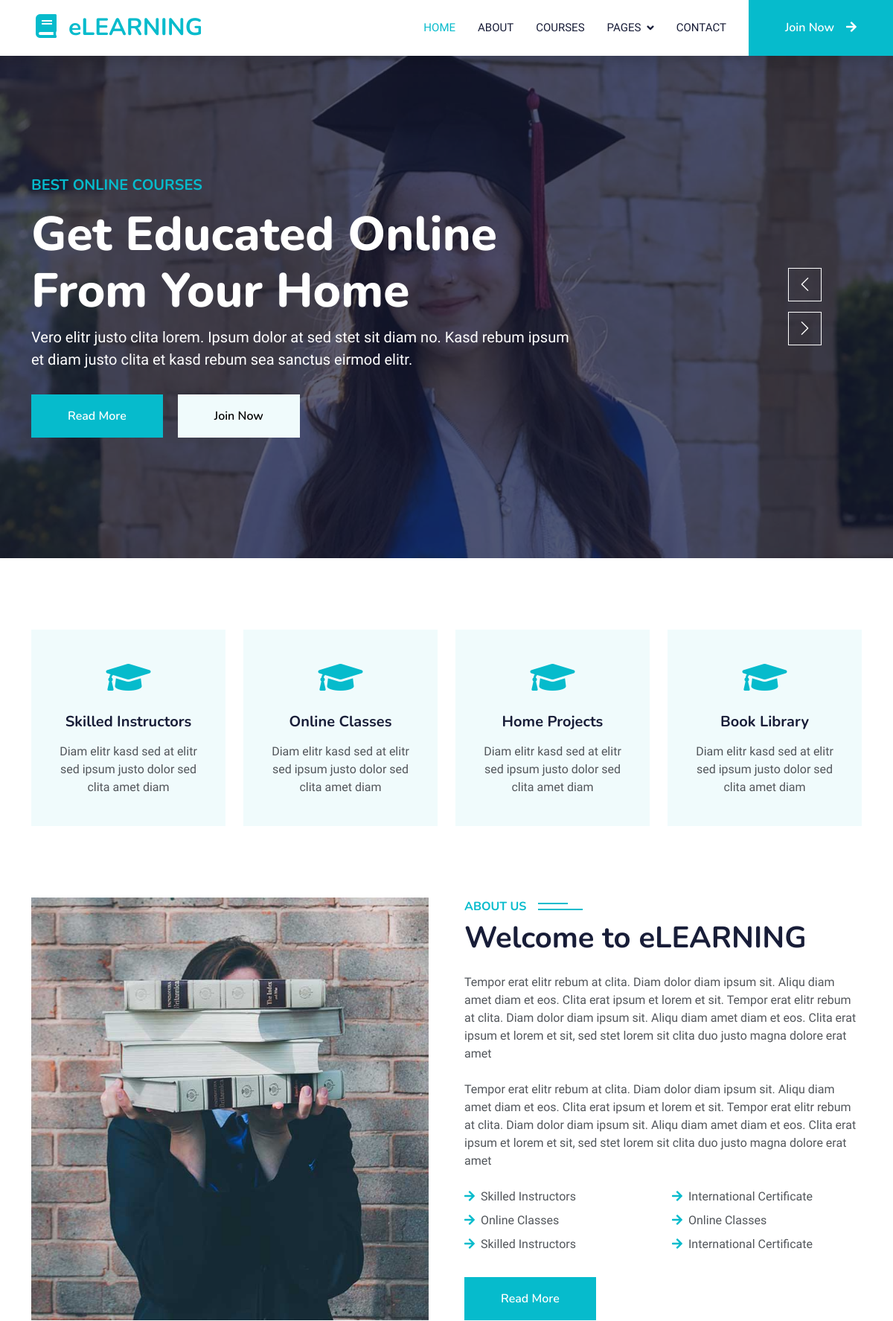
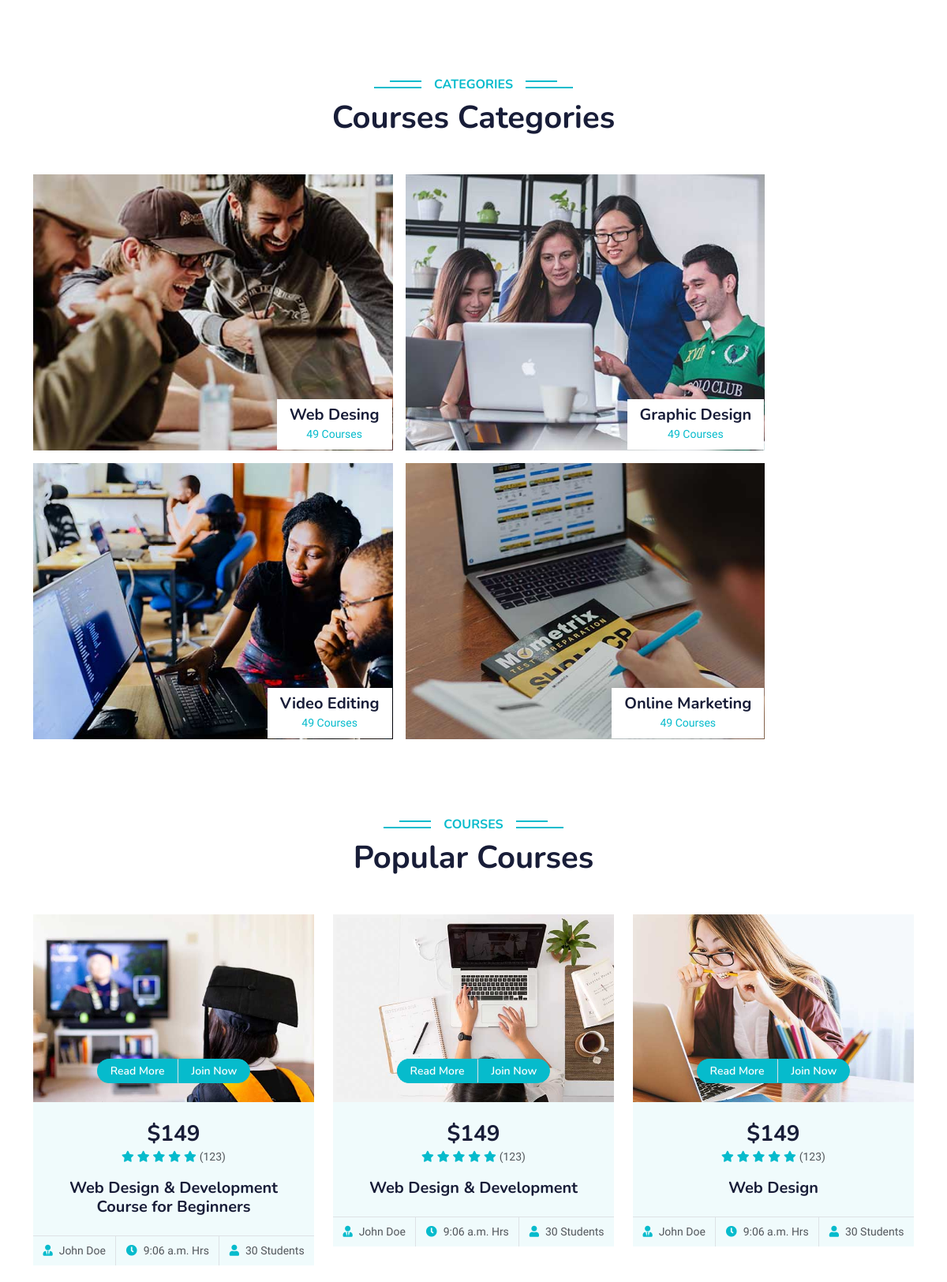
The page / (upper part) on the database its author committed (2 pictures, top to bottom).
### learningapp/models.py (models this page shows, shortened)
class Index_carousel(models.Model):
    name = models.CharField(max_length=200)
    bio = models.TextField()
    img = models.ImageField(upload_to='index_carousel/')
    slug = models.SlugField(max_length=200)
    def get_absolute_url(self):
        return reverse("detail1", args=[self.slug])

class Skils(models.Model):
    name = models.CharField(max_length=200)
    bio = models.TextField()

class About(models.Model):
    name1 = models.CharField(max_length=300)
    bio = models.TextField()
    skils1= models.CharField(max_length=300)
    skils2 = models.CharField(max_length=300)
    skils3 = models.CharField(max_length=300)
    skils4 = models.CharField(max_length=300)
    skils5 = models.CharField(max_length=300)
    skils6 = models.CharField(max_length=300)
    img = models.ImageField(upload_to='about/')
    slug = models.SlugField()
    def get_absolute_url(self):
        return reverse("detail3", args=[self.slug])

class Courses(models.Model):
    name = models.CharField(max_length=200)
    courses = models.IntegerField()
    img = models.ImageField(upload_to='courses/')
    slug = models.SlugField()
    def get_absolute_url(self):
        return reverse("detail4", args=[self.slug])

class Popular_courses(models.Model):
    name = models.CharField(max_length=300)
    person_name = models.CharField(max_length=200)
    time = models.TimeField()
    students = models.IntegerField()
    img = models.ImageField(upload_to='pupular_courses/')
    price = models.IntegerField()
    slug = models.SlugField()
    def get_absolute_url(self):
        return reverse("detail5", args=[self.slug])

### learningapp/views.py (the view)
# urls.py: path('', index, name='index'),
def index(request):
   home1 = Index_carousel.objects.all()
   home2 = Skils.objects.all()
   home3 = About.objects.all()
   home4 = Courses.objects.all()
   home5 = Popular_courses.objects.all()
   home6 = Instructors.objects.all()
   home7 = Clients.objects.all()
   context = {
      'home1' : home1,
      'home2' : home2,
      'home3' : home3,
      'home4' : home4,
      'home5' : home5,
      'home6' : home6,
      'home7' : home7
   }
   return render(request, 'index.html', context=context)

### learningapp/models.py (called while the page is built)
    def get_absolute_url(self):
        return reverse("detail6", args=[self.slug])

    def get_absolute_url(self):
        return reverse("detail7", args=[self.slug])

### templates/index.html (shortened to what this page needs)
{% load static %}
<!DOCTYPE html>
<html lang="en">
<head>
    <link href="https://cdnjs.cloudflare.com/ajax/libs/font-awesome/5.10.0/css/all.min.css" rel="stylesheet">
    <link href="https://cdn.jsdelivr.net/npm/bootstrap-icons@1.4.1/font/bootstrap-icons.css" rel="stylesheet">
    <link href="{% static 'lib/animate/animate.min.css' %}" rel="stylesheet">
    <link href="{% static 'lib/owlcarousel/assets/owl.carousel.min.css' %}" rel="stylesheet">
    <link href="{% static 'css/bootstrap.min.css' %}" rel="stylesheet">
    <link href="{% static 'css/style.css' %}" rel="stylesheet">
</head>
<body>
    <nav class="navbar navbar-expand-lg bg-white navbar-light shadow sticky-top p-0">
        <a href="{% url 'index' %}" class="navbar-brand d-flex align-items-center px-4 px-lg-5">
            <h2 class="m-0 text-primary"><i class="fa fa-book me-3"></i>eLEARNING</h2>
        </a>
        <div class="collapse navbar-collapse" id="navbarCollapse">
            <div class="navbar-nav ms-auto p-4 p-lg-0">
                <a href="{% url 'index' %}" class="nav-item nav-link active">Home</a>
                <a href="{% url 'about' %}" class="nav-item nav-link">About</a>
                <a href="{% url 'courses' %}" class="nav-item nav-link">Courses</a>
                <div class="nav-item dropdown">
                    <a href="#" class="nav-link dropdown-toggle" data-bs-toggle="dropdown">Pages</a>
                </div>
                <a href="{% url 'contact' %}" class="nav-item nav-link">Contact</a>
            </div>
            <a href="" class="btn btn-primary py-4 px-lg-5 d-none d-lg-block">Join Now<i class="fa fa-arrow-right ms-3"></i></a>
        </div>
    </nav>
    <div class="container-fluid p-0 mb-5">
        <div class="owl-carousel header-carousel position-relative">
            {% for lear1 in home1 %}
            <div class="owl-carousel-item position-relative">
                <img class="img-fluid" src="{{ lear1.img.url }}" alt="">
                <div class="position-absolute top-0 start-0 w-100 h-100 d-flex align-items-center" style="background: rgba(24, 29, 56, .7);">
                    <div class="container">
                        <div class="row justify-content-start">
                            <div class="col-sm-10 col-lg-8">
                                <h5 class="text-primary text-uppercase mb-3 animated slideInDown">Best Online Courses</h5>
                                <h1 class="display-3 text-white animated slideInDown">{{lear1.name}}</h1>
                                <p class="fs-5 text-white mb-4 pb-2">{{ lear1.bio }}</p>
                                <a href="{{lear1.get_absolute_url}}" class="btn btn-primary py-md-3 px-md-5 me-3 animated slideInLeft">Read More</a>
                                <a href="" class="btn btn-light py-md-3 px-md-5 animated slideInRight">Join Now</a>
                            </div>
                        </div>
                    </div>
                </div>
            </div>
            {% endfor %}
        </div>
    </div>
    <div class="container-xxl py-5">
        <div class="container">
            <div class="row g-4">
                {% for lear2 in home2 %}
                <div class="col-lg-3 col-sm-6 wow fadeInUp" data-wow-delay="0.1s">
                    <div class="service-item text-center pt-3">
                        <div class="p-4">
                            <i class="fa fa-3x fa-graduation-cap text-primary mb-4"></i>
                            <h5 class="mb-3">{{ lear2.name }}</h5>
                            <p>{{lear2.bio}}</p>
                        </div>
                    </div>
                </div>
                {% endfor %}
            </div>
        </div>
    </div>
    <div class="container-xxl py-5">
        <div class="container">
            {% for lear3 in home3 %}
            <div class="row g-5">
                <div class="col-lg-6 wow fadeInUp" data-wow-delay="0.1s" style="min-height: 400px;">
                    <div class="position-relative h-100">
                        <img class="img-fluid position-absolute w-100 h-100" src="{{ lear3.img.url }}" alt="" style="object-fit: cover;">
                    </div>
                </div>
                <div class="col-lg-6 wow fadeInUp" data-wow-delay="0.3s">
                    <h6 class="section-title bg-white text-start text-primary pe-3">About Us</h6>
                    <h1 class="mb-4">Welcome to eLEARNING</h1>
                    <p class="mb-4">{{lear3.bio}}</p>
                    <p class="mb-4">{{lear3.bio}}</p>
                    <div class="row gy-2 gx-4 mb-4">
                        <div class="col-sm-6">
                            <p class="mb-0"><i class="fa fa-arrow-right text-primary me-2"></i>{{lear3.skils1}}</p>
                        </div>
                        <div class="col-sm-6">
                            <p class="mb-0"><i class="fa fa-arrow-right text-primary me-2"></i>{{lear3.skils2}}</p>
                        </div>
                        <div class="col-sm-6">
                            <p class="mb-0"><i class="fa fa-arrow-right text-primary me-2"></i>{{lear3.skils3}}</p>
                        </div>
                        <div class="col-sm-6">
                            <p class="mb-0"><i class="fa fa-arrow-right text-primary me-2"></i>{{lear3.skils4}}</p>
                        </div>
                        <div class="col-sm-6">
                            <p class="mb-0"><i class="fa fa-arrow-right text-primary me-2"></i>{{lear3.skils5}}</p>
                        </div>
                        <div class="col-sm-6">
                            <p class="mb-0"><i class="fa fa-arrow-right text-primary me-2"></i>{{lear3.skils6}}</p>
                        </div>
                    </div>
                    <a class="btn btn-primary py-3 px-5 mt-2" href="{{lear3.get_absolute_url}}">Read More</a>
                </div>
            </div>
            {% endfor %}
        </div>
    </div>
    <div class="container-xxl py-5 category">
        <div class="container">
            <div class="text-center wow fadeInUp" data-wow-delay="0.1s">
                <h6 class="section-title bg-white text-center text-primary px-3">Categories</h6>
                <h1 class="mb-5">Courses Categories</h1>
            </div>
            <div class="row g-3">
                {% for lear4 in home4 %}
                <div class="col-lg-5 col-md-6 wow zoomIn" data-wow-delay="0.7s" style="min-height: 350px;">
                    <a class="position-relative d-block h-100 overflow-hidden" href="{{lear4.get_absolute_url}}">
                        <img class="img-fluid position-absolute w-100 h-100" src="{{ lear4.img.url }}" alt="" style="object-fit: cover;">
                        <div class="bg-white text-center position-absolute bottom-0 end-0 py-2 px-3" style="margin:  1px;">
                            <h5 class="m-0">{{lear4.name}}</h5>
                            <small class="text-primary">{{lear4.courses}} Courses</small>
                        </div>
                    </a>
                </div>
                {% endfor %}
            </div>
        </div>
    </div>
    <div class="container-xxl py-5">
        <div class="container">
            <div class="text-center wow fadeInUp" data-wow-delay="0.1s">
                <h6 class="section-title bg-white text-center text-primary px-3">Courses</h6>
                <h1 class="mb-5">Popular Courses</h1>
            </div>
            <div class="row g-4 justify-content-center">
                {% for lear5 in home5 %}
                <div class="col-lg-4 col-md-6 wow fadeInUp" data-wow-delay="0.1s">
                    <div class="course-item bg-light">
                        <div class="position-relative overflow-hidden">
                            <img class="img-fluid" src="{{ lear5.img.url }}" alt="">
                            <div class="w-100 d-flex justify-content-center position-absolute bottom-0 start-0 mb-4">
                                <a href="{{lear5.get_absolute_url}}" class="flex-shrink-0 btn btn-sm btn-primary px-3 border-end" style="border-radius: 30px 0 0 30px;">Read More</a>
                                <a href="#" class="flex-shrink-0 btn btn-sm btn-primary px-3" style="border-radius: 0 30px 30px 0;">Join Now</a>
                            </div>
                        </div>
                        <div class="text-center p-4 pb-0">
                            <h3 class="mb-0">${{ lear5.price }}</h3>
                            <div class="mb-3">
                                <small class="fa fa-star text-primary"></small>
                                <small class="fa fa-star text-primary"></small>
                                <small class="fa fa-star text-primary"></small>
                                <small class="fa fa-star text-primary"></small>
                                <small class="fa fa-star text-primary"></small>
                                <small>(123)</small>
                            </div>
                            <h5 class="mb-4">{{ lear5.name }}</h5>
                        </div>
                        <div class="d-flex border-top">
                            <small class="flex-fill text-center border-end py-2"><i class="fa fa-user-tie text-primary me-2"></i>{{ lear5.person_name }}</small>
                            <small class="flex-fill text-center border-end py-2"><i class="fa fa-clock text-primary me-2"></i>{{ lear5.time }} Hrs</small>
                            <small class="flex-fill text-center py-2"><i class="fa fa-user text-primary me-2"></i>{{ lear5.students  }} Students</small>
                        </div>
                    </div>
                </div>
                {% endfor %}
            </div>
        </div>
    </div>
</body>
</html>

### static/css/style.css (style rules this page uses)
:root { --primary: #06BBCC; --light: #F0FBFC; --dark: #181d38; }
.btn { font-family: 'Nunito', sans-serif; font-weight: 600; transition: .5s; }
.btn.btn-primary, .btn.btn-secondary { color: #FFFFFF; }
.navbar .dropdown-toggle::after { border: none; content: "\f107"; font-family: "Font Awesome 5 Free"; font-weight: 900; vertical-align: middle; margin-left: 8px; }
.navbar-light .navbar-nav .nav-link { margin-right: 30px; padding: 25px 0; color: #FFFFFF; font-size: 15px; text-transform: uppercase; outline: none; }
.navbar-light .navbar-nav .nav-link:hover, .navbar-light .navbar-nav .nav-link.active { color: var(--primary); }
.navbar-light .navbar-brand, .navbar-light a.btn { height: 75px; }
.navbar-light .navbar-nav .nav-link { color: var(--dark); font-weight: 500; }
.navbar-light.sticky-top { top: -100px; transition: .5s; }
.section-title { position: relative; display: inline-block; text-transform: uppercase; }
.section-title::before { position: absolute; content: ""; width: calc(100% + 80px); height: 2px; top: 4px; left: -40px; background: var(--primary); z-index: -1; }
.section-title::after { position: absolute; content: ""; width: calc(100% + 120px); height: 2px; bottom: 5px; left: -60px; background: var(--primary); z-index: -1; }
.section-title.text-start::before { width: calc(100% + 40px); left: 0; }
.section-title.text-start::after { width: calc(100% + 60px); left: 0; }
.service-item { background: var(--light); transition: .5s; }
.service-item * { transition: .5s; }
.category img, .course-item img { transition: .5s; }

### rows shown on the page
Index_carousel: img (picture), name "Get Educated Online From Your Home", bio "Vero elitr justo clita lorem. Ipsum dolor at sed stet sit diam no. Kasd rebum ipsum et diam justo clita et kasd rebum sea sanctus eirmod elitr."
Skils: name "Skilled Instructors", bio "Diam elitr kasd sed at elitr sed ipsum justo dolor sed clita amet diam"
Skils: name "Online Classes", bio "Diam elitr kasd sed at elitr sed ipsum justo dolor sed clita amet diam"
Skils: name "Home Projects", bio "Diam elitr kasd sed at elitr sed ipsum justo dolor sed clita amet diam"
Skils: name "Book Library", bio "Diam elitr kasd sed at elitr sed ipsum justo dolor sed clita amet diam"
About: img (picture), bio "Tempor erat elitr rebum at clita. Diam dolor diam ipsum sit. Aliqu diam amet diam et eos. Clita erat ipsum et lorem et sit. Tempor erat elitr rebum at clita. Diam dolor diam ipsum sit. Aliqu diam amet diam et eos. Clita erat ipsum et lorem et sit, sed stet lorem sit clita duo justo magna dolore erat amet", skils1 "Skilled Instructors", skils2 "International Certificate", skils3 "Online Classes", skils4 "Online Classes", skils5 "Skilled Instructors", skils6 "International Certificate"
Courses: img (picture), name "Web Desing", courses "49"
Courses: img (picture), name "Graphic Design", courses "49"
Courses: img (picture), name "Video Editing", courses "49"
Courses: img (picture), name "Online Marketing", courses "49"
Popular_courses: img (picture), price "149", name "Web Design & Development Course for Beginners", person_name "John Doe", time "9:06 a.m.", students "30"
Popular_courses: img (picture), price "149", name "Web Design & Development", person_name "John Doe", time "9:06 a.m.", students "30"
Popular_courses: img (picture), price "149", name "Web Design", person_name "John Doe", time "9:06 a.m.", students "30"
